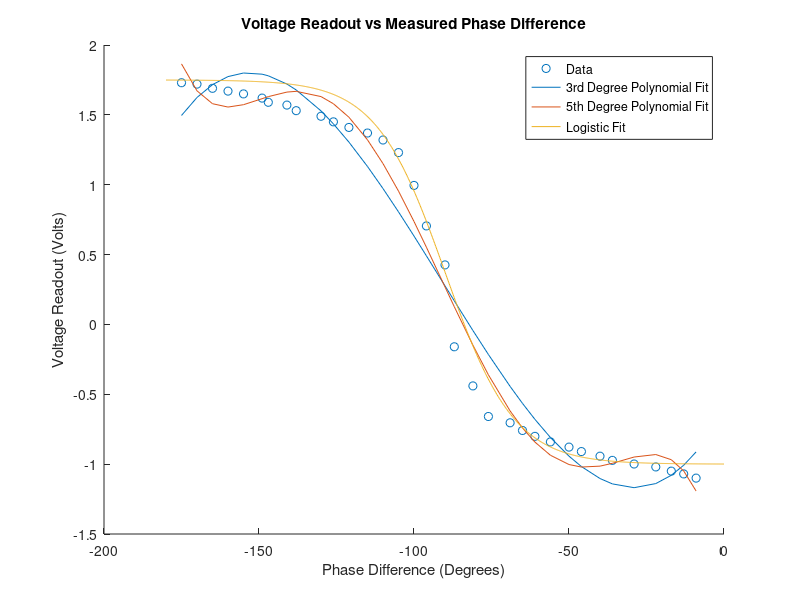
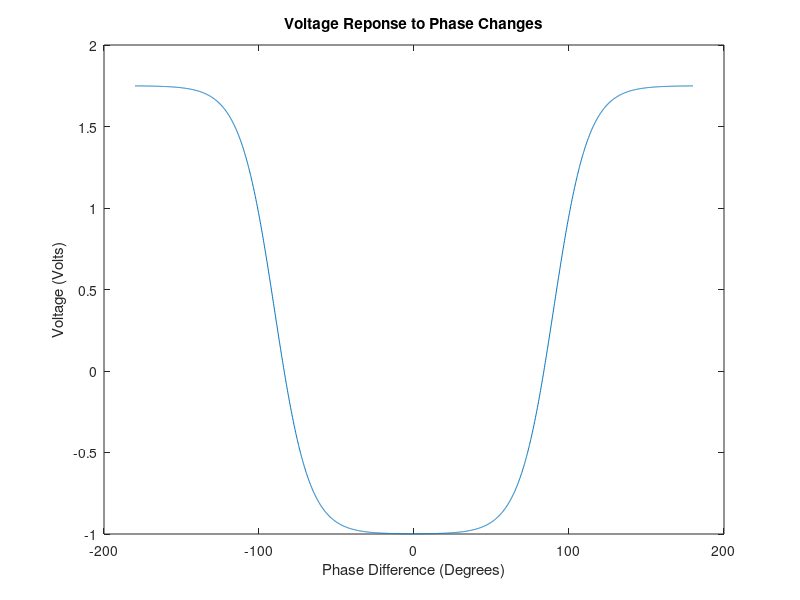

MATLAB code for these plots, in order:
%% Reading in CSV Data
Experiment_Data = csvread('AutoTuner_Data.csv',1,0);
PhaseDifference_Oscilloscope = Experiment_Data(:,1);
Nominal_PhaseDifference = Experiment_Data(:,2);
Voltage_Readout = Experiment_Data(:,3);
%% Plotting Initial Plots
% Need to get rid of first couple datapoints since they are positive and
% everything else is negative
PhaseDifference_Oscilloscope = PhaseDifference_Oscilloscope(4:end)
scatter(PhaseDifference_Oscilloscope,Voltage_Readout(4:end))
title('Voltage Readout vs Measured Phase Difference')
xlabel('Phase Difference (Degrees)')
ylabel('Voltage Readout (Volts)')
hold on

p3 = polyfit(PhaseDifference_Oscilloscope, Voltage_Readout(4:end),3);
poly1 = polyval(p3, PhaseDifference_Oscilloscope)
plot(PhaseDifference_Oscilloscope, poly1)

p5 = polyfit(PhaseDifference_Oscilloscope, Voltage_Readout(4:end),5);
y5 = polyval(p5, PhaseDifference_Oscilloscope)
plot(PhaseDifference_Oscilloscope, y5)

%L is the curve's maximum, which is 1.75 Volts 
%x0 is the midpoint of the curve which is going to be 90 degrees
% for the equation f(x) = L/(1+ e^(-k(x-x0))). We need to find k. Little
% bit of guess and check makes 0.09 a good value for it.
x = linspace(-180,0,1000)
y = 2.75./(1+exp(0.09*(x+90))) -1 
plot(x,y)

legend('Data', '3rd Degree Polynomial Fit','5th Degree Polynomial Fit', 'Logistic Fit')

hold off
%% Making full plot 
x2 = linspace(0,180,1000);
y2 = 2.75./(1+exp(-0.09*(x+90))) -1;

Combined_XValues = [x x2];
Combined_YValues = [y y2];

figure(2)
plot(Combined_XValues,Combined_YValues)
title('Voltage Reponse to Phase Changes')
xlabel('Phase Difference (Degrees)')
ylabel('Voltage (Volts)')

